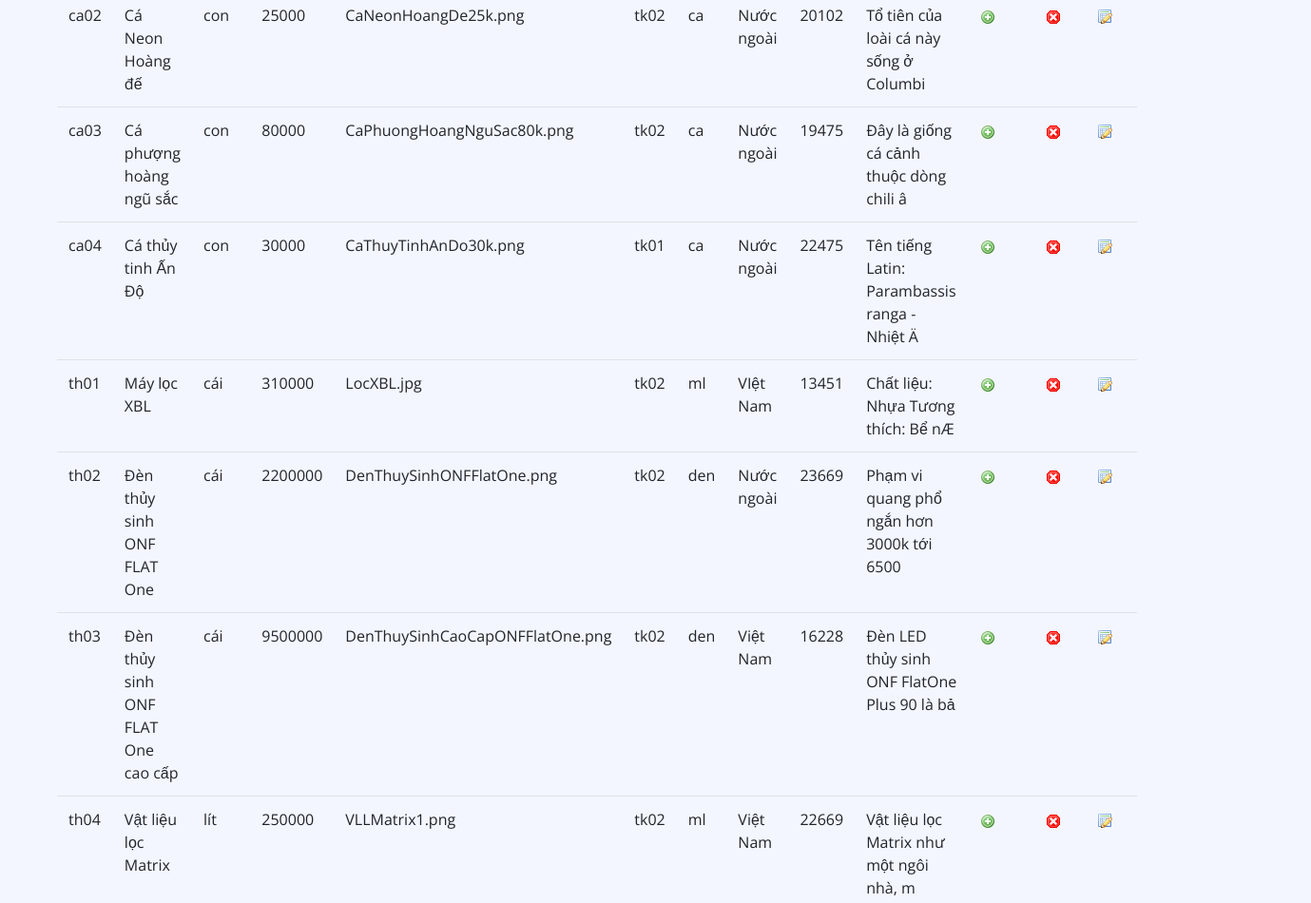
The app's page /admin/index.php?mo=sp (middle part), older data.
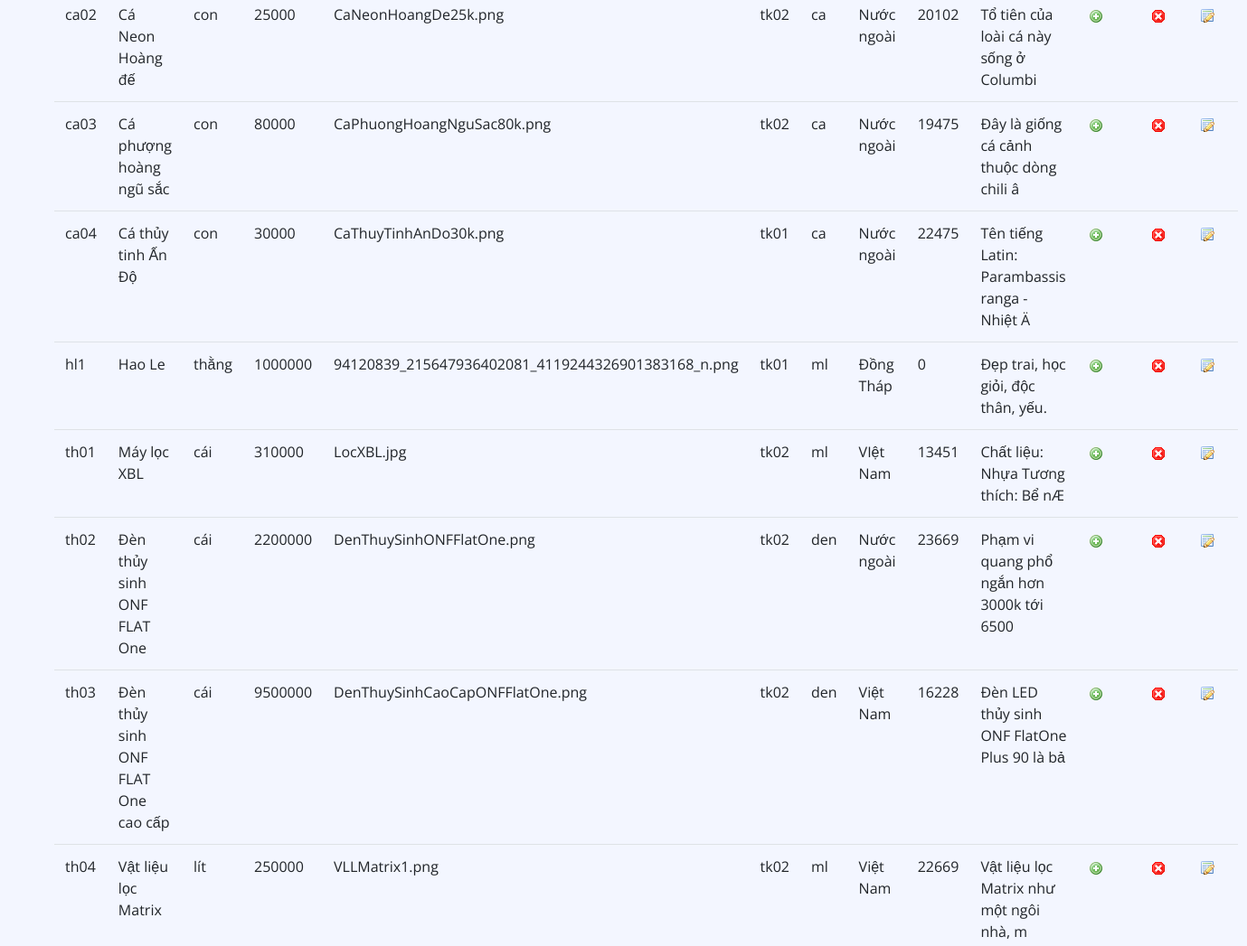
The same page, newer data.
### tables this page shows
CREATE TABLE IF NOT EXISTS `sanpham` (
  `masp` varchar(15) NOT NULL,
  `tensp` varchar(250) NOT NULL,
  `donvitinh` text,
  `dongia` int(10) NOT NULL,
  `hinh` varchar(50) NOT NULL,
  `stttonkho` varchar(5) NOT NULL,
  `maloai` varchar(5) NOT NULL,
  `xuatsu` varchar(50) NOT NULL,
  `luotxem` int(11) DEFAULT NULL,
  `thongtin` text NOT NULL,
  PRIMARY KEY (`masp`),
  KEY `maloai` (`maloai`),
  KEY `stttonkho` (`stttonkho`,`maloai`) USING BTREE
);

### classes/Db.class.php (called while the page is built, shortened)
<?php
class Db{
		private $pdo= null;
		public function __construct()
		{
			$driver="mysql:host=". HOST."; dbname=". DB_NAME;
			try
			{
				$this->pdo = new PDO($driver, DB_USER, DB_PASS);
				$this->pdo->query("set names 'utf8' ");
			}
			catch(PDOException $e)
			{
				echo "Err:". $e->getMessage();	exit();
			}
		}
		private function query($sql, $arr = array(), $mode = PDO::FETCH_ASSOC)
		{
			$stm = $this->pdo->prepare($sql);
			if (!$stm->execute( $arr))
				{
				echo "Sql lỗi.";
				echo $this->sql_debug($sql,$arr);
				}
			return $stm->fetchAll($mode);
		}
		public function exeQuery($sql,  $arr = array(), $mode = PDO::FETCH_ASSOC)
		{
			return $this->query($sql, $arr, $mode);
		}
	}
?>

### classes/Sach.class.php (called while the page is built, shortened)
<?php
class Sach extends Db{
	public function tatCa()
	{
		$sql="select * from sanpham";
		return $this->exeQuery($sql);
	}
}
?>

### admin/sp.php (the view, shortened to what this page needs)
<?php
include_once("../classes/Sach.class.php");
$spDB=new Sach;
	?>
    <?php
$dssp=$spDB->tatCa();
?>
<div class="bottom-bar">
            <div class="container-fluid">
                <div class="row align-items-center">
                  <div class="col-md-6">
      <div class="table"> <img src="img/bg-th-left.gif" width="8" height="7" alt="" class="left" /> <img src="img/bg-th-right.gif" width="7" height="7" alt="" class="right" />
        <table class="listing" cellpadding="0" cellspacing="0">
          <?php
		  $i=1;
		  foreach($dssp as $sp)
		  {
		  ?>
          <tr <?php if($i%2==0) echo 'class="bg"' ?>>
            <td ><?php echo $sp['masp']; ?></td>
            <td><?php echo $sp['tensp']; ?></td>
            <td><?php echo $sp['donvitinh']; ?></td>
            <td><?php echo $sp['dongia']; ?></td>
            <td><?php echo $sp['hinh']; ?></td>
            <td><?php echo $sp['stttonkho']; ?></td>
            <td><?php echo $sp['maloai']; ?></td>
            <td><?php echo $sp['xuatsu']; ?></td>
            <td><?php echo $sp['luotxem']; ?></td>
            <td><?php echo substr($sp['thongtin'],0,50); ?></td>
            <td><img src="../img/add-icon.gif" width="16" height="16" alt="" /></td>
            <td><a href="javascript:xoa('<?php echo $sp['masp'] ?>')"><img src="../img/hr.gif" width="16" height="16" alt="" /></a></td>
            <td><a href="index.php?mo=sp&ac=sua&msp=<?php echo $sp['masp'] ?>"><img src="../img/edit-icon.gif" width="16" height="16" alt="" /></a></td>
          </tr>
          <?php
		  	$i++;
		  } ?>
        </table>
      </div>
    </div>
            </div>
        </div>

Row changes from the older to the newer data that the page shows:
added sanpham: masp "hl1", tensp "Hao Le", donvitinh "thằng", dongia "1000000", hinh "94120839_215647936402081_4119244326901383168_n.png", stttonkho "tk01", maloai "ml", xuatsu "Đồng Tháp", luotxem "0", thongtin "Đẹp trai, học giỏi, độc thân, yếu."
